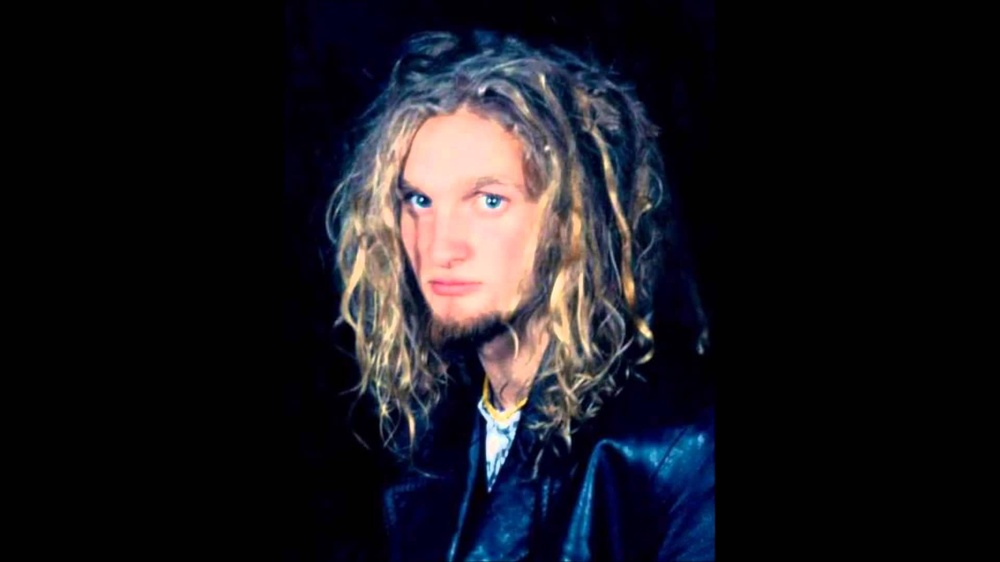
#> input picture aula-23-08/layne-staley2.jpg, 1000 x 562 px, shrunk from 1920 x 1080 before the run
$ python histograma.py
#> lines starting #> are read from the running program, lines starting #| are printed output that depends on the picture
import cv2
# Biblioteca para plotar imagem com os eixos
from matplotlib import pyplot as plt

#Biblioteca para trabalhar com numeros
import numpy as np

imagem = cv2.imread("layne-staley2.jpg")
#> imagem is the input picture: shape (562, 1000, 3); mean B, G, R 30.1, 24.4, 25.7
#cv2.imshow("Original", imagem)

#Determinando os metodos de cores que será convertido
#No caso, em tons de cinza
cinza = cv2.cvtColor(imagem, cv2.COLOR_BGR2GRAY)
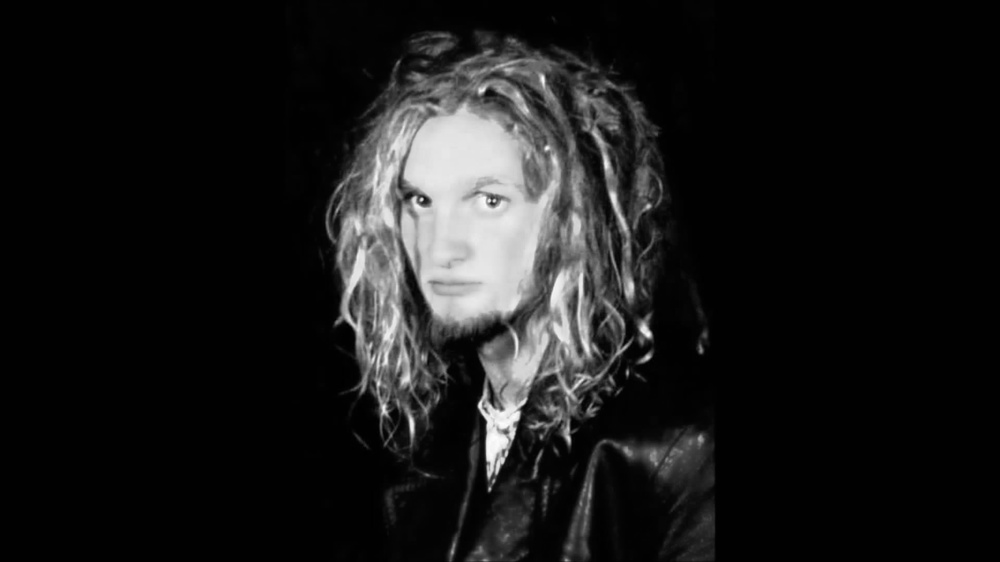
#> cinza: shape (562, 1000); min 0, max 253, mean 25.4

#fig representa o plt
fig, ((primeira, segunda), (terceira, quarta)) = plt.subplots(2,2)

primeira.imshow(cinza, cmap='gray')

segunda.hist(cinza.flatten(), 256, range=(0,255))


#Equalizando a imagem
nova = cv2.equalizeHist(cinza)
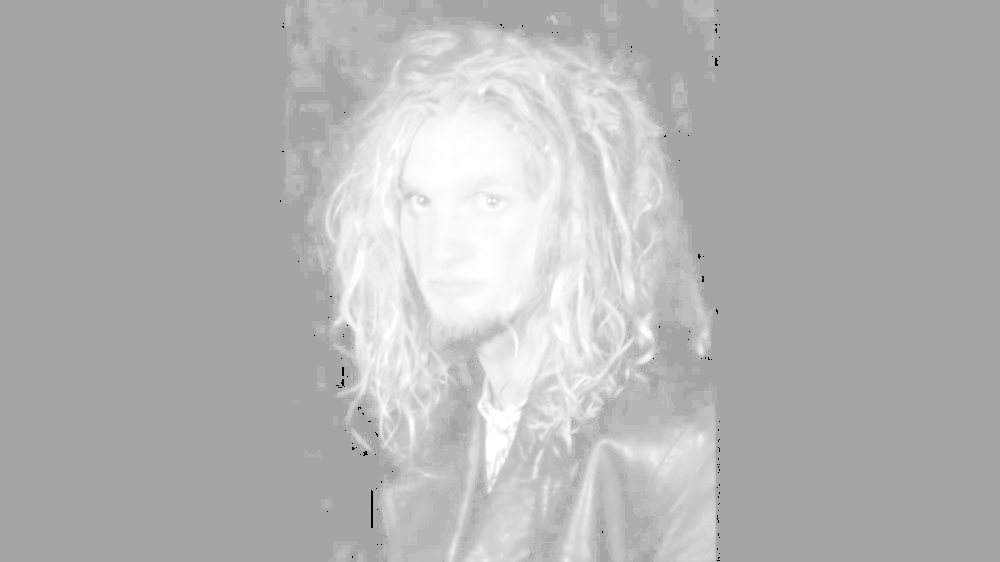
#> nova: shape (562, 1000); min 0, max 255, mean 181.2

terceira.imshow(nova, cmap='gray', interpolation='bicubic')

quarta.hist(cinza.flatten(), 256, range=(0,255))

plt.show()
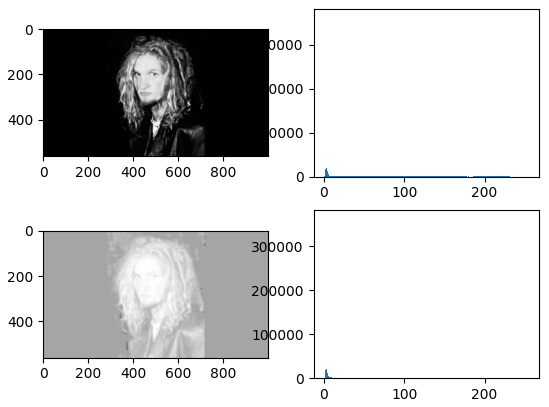
#> figure drawn by matplotlib, 4 panels; panel 2: tallest bar 363736 high, from x = 0.996 to 1.99; panel 4: tallest bar 363736 high, from x = 0.996 to 1.99
